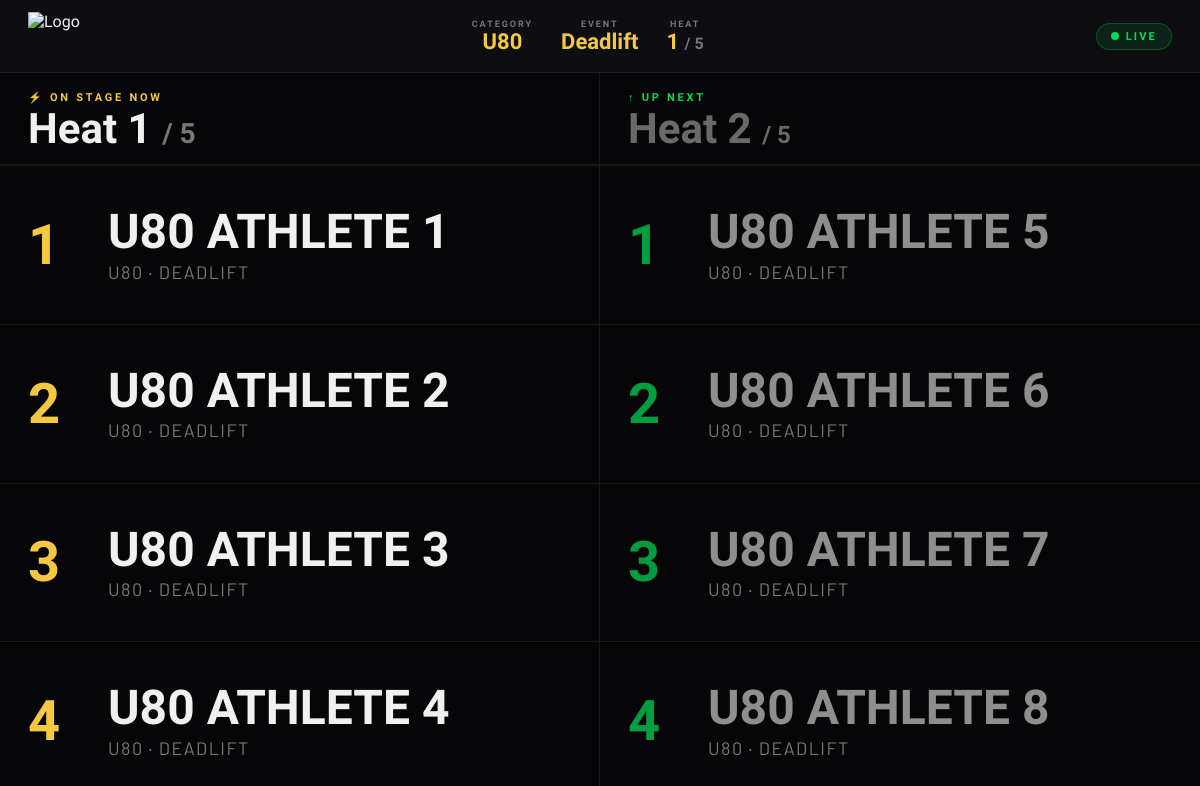
The app's page /comp/callroom with its own data.
### tables this page shows
CREATE TABLE competition_state (
            id INTEGER PRIMARY KEY,
            category TEXT,
            event INTEGER,
            heat INTEGER
        );

CREATE TABLE events (
            id INTEGER PRIMARY KEY,
            name TEXT,
            event_number INTEGER
        , event_type TEXT DEFAULT 'reps', primary_metric TEXT, secondary_metric TEXT, primary_direction TEXT DEFAULT 'higher', secondary_direction TEXT);

CREATE TABLE heats (
            id INTEGER PRIMARY KEY,
            event_id INTEGER,
            category TEXT,
            heat_number INTEGER,
            lane INTEGER,
            athlete_name TEXT
        );

### server.py (the view)
@app.route("/comp/callroom")
def comp_callroom():
    cs = get_comp_state()
    category, event, heat = cs["category"], cs["event"], cs["heat"]
    con = db()
    event_row = con.execute("SELECT name FROM events WHERE event_number=?",(event,)).fetchone()
    con.close()
    return render_template("comp_callroom.html", state=cs, current=get_heat_lanes(category,heat),
        next_heat=get_heat_lanes(category,heat+1), event_name=event_row["name"] if event_row else f"Event {event}",
        max_heat=get_max_heat(category), category_order=CATEGORY_ORDER, lane_count=get_lane_count())

### server.py (called while the page is built, shortened)
def load_state():
    try:
        with open(STATE_FILE) as f:
            return json.load(f)
    except (FileNotFoundError, json.JSONDecodeError, OSError):
        return {}

def get_comp_config():
    s = load_state()
    return s.get("competition_config", {})

def get_lane_count():
    config = get_comp_config()
    return config.get("lanes", LANES)

def _check_auth():
    password = os.environ.get("COMP_PASSWORD", "").strip()
    if not password:
        return True

@app.before_request
def _require_comp_auth():
    if request.path.startswith("/comp/") or request.path == "/comp":
        if not _check_auth():
            resp = app.response_class("Unauthorized\n", status=401, mimetype="text/plain")
            resp.headers["WWW-Authenticate"] = 'Basic realm="Competition Control"'
            return resp

def db():
    con = sqlite3.connect(DB_FILE, timeout=10)
    con.row_factory = sqlite3.Row
    con.execute("PRAGMA journal_mode=WAL")
    con.execute("PRAGMA synchronous=NORMAL")
    return con

def get_comp_state():
    con = db()
    row = con.execute("SELECT category,event,heat FROM competition_state").fetchone()
    con.close()
    if row:
        return dict(row)
    return {"category": CATEGORY_ORDER[0] if CATEGORY_ORDER else "", "event": 1, "heat": 1}

def get_heat_lanes(category, heat):
    con = db()
    rows = con.execute("SELECT lane,athlete_name FROM heats WHERE category=? AND heat_number=? ORDER BY lane", (category, heat)).fetchall()
    con.close()
    return [dict(r) for r in rows]

def get_max_heat(category):
    con = db()
    row = con.execute("SELECT MAX(heat_number) FROM heats WHERE category=?", (category,)).fetchone()
    con.close()
    return row[0] or 1

### templates/comp_callroom.html (shortened to what this page needs)
<!DOCTYPE html>
<html lang="en">
<head>
</head>
<body>
<div class="header">
  <img src="/logo.png" alt="Logo" class="header-logo">
  <div class="header-state">
    <div class="hs-item">
      <div class="hs-label">Category</div>
      <div class="hs-val">{{ state.category }}</div>
    </div>
    <div class="hs-item">
      <div class="hs-label">Event</div>
      <div class="hs-val">{{ event_name }}</div>
    </div>
    <div class="hs-item">
      <div class="hs-label">Heat</div>
      <div class="hs-val">{{ state.heat }} <span style="font-size:16px;color:var(--dim2)">/ {{ max_heat }}</span></div>
    </div>
  </div>
  <div class="live-badge">
    <div class="live-dot"></div>
    <div class="live-text">Live</div>
  </div>
</div>
<div class="main">
  <div class="panel">
    <div class="panel-header">
      <div class="panel-label now">⚡ On Stage Now</div>
      <div class="panel-heat">Heat {{ state.heat }} <span style="color:var(--dim2);font-size:28px">/ {{ max_heat }}</span></div>
    </div>
    <div class="lane-list">
      {% if current %}
        {% for lane in current %}
        <div class="lane-row">
          <div class="lane-num gold">{{ lane.lane }}</div>
          <div class="lane-info">
            <div class="lane-name">{{ lane.athlete_name }}</div>
            <div class="lane-category">{{ state.category }} · {{ event_name }}</div>
          </div>
        </div>
        {% endfor %}
      {% endif %}
    </div>
  </div>
  <div class="panel">
    <div class="panel-header">
      <div class="panel-label next">↑ Up Next</div>
      <div class="panel-heat" style="color:rgba(255,255,255,0.4)">
        {% if next_heat %}Heat {{ state.heat + 1 }} <span style="font-size:24px">/ {{ max_heat }}</span>
        {% else %}<span style="font-size:24px">Last heat</span>{% endif %}
      </div>
    </div>
    <div class="lane-list">
      {% if next_heat %}
        {% for lane in next_heat %}
        <div class="lane-row">
          <div class="lane-num green" style="opacity:0.7">{{ loop.index }}</div>
          <div class="lane-info">
            <div class="lane-name next-name">{{ lane.athlete_name }}</div>
            <div class="lane-category">{{ state.category }} · {{ event_name }}</div>
          </div>
        </div>
        {% endfor %}
      {% endif %}
    </div>
  </div>
</div>
</body>
</html>

### templates/comp_callroom.html (style rules this page uses)
* { margin:0; padding:0; box-sizing:border-box; }
:root { --bg:#060608; --surface:#0e0e12; --surface2:#14141a; --border:rgba(255,255,255,0.07); --text:#F0F0F0; --dim:#444; --dim2:#777; --gold:#F5C842; --green:#00DD55; }
html, body { background:var(--bg); color:var(--text); font-family:'Barlow Condensed',sans-serif; height:100vh; overflow:hidden; display:flex; flex-direction:column; }
.header { background:var(--surface); border-bottom:1px solid var(--border); padding:12px 28px; display:flex; align-items:center; justify-content:space-between; flex-shrink:0; }
.header-logo { height:48px; width:auto; object-fit:contain; mix-blend-mode:lighten; }
.header-state { display:flex; align-items:center; gap:28px; }
.hs-item { display:flex; flex-direction:column; align-items:center; gap:2px; }
.hs-label { font-size:9px; font-weight:700; letter-spacing:0.22em; text-transform:uppercase; color:var(--dim2); }
.hs-val { font-size:22px; font-weight:900; color:var(--gold); line-height:1; }
.live-badge { display:flex; align-items:center; gap:7px; background:rgba(0,221,85,0.1); border:1px solid rgba(0,221,85,0.25); border-radius:20px; padding:6px 14px; }
.live-dot { width:8px; height:8px; border-radius:50%; background:var(--green); animation:pulse 1.5s infinite; }
.live-text { font-size:11px; font-weight:800; letter-spacing:0.2em; text-transform:uppercase; color:var(--green); }
.main { flex:1; display:grid; grid-template-columns: 1fr 1fr; overflow:hidden; }
.panel { display:flex; flex-direction:column; border-right:1px solid var(--border); overflow:hidden; }
.panel:last-child { border-right:none; }
.panel-header { padding:18px 28px 14px; border-bottom:2px solid var(--border); flex-shrink:0; }
.panel-label { font-size:11px; font-weight:800; letter-spacing:0.25em; text-transform:uppercase; margin-bottom:4px; }
.panel-label.now { color:var(--gold); }
.panel-label.next { color:var(--green); }
.panel-heat { font-size:42px; font-weight:900; line-height:1; color:var(--text); }
.lane-list { flex:1; display:flex; flex-direction:column; overflow:hidden; }
.lane-row { flex:1; display:flex; align-items:center; gap:20px; padding:0 28px; border-bottom:1px solid var(--border); min-height:0; }
.lane-row:last-child { border-bottom:none; }
.lane-num { font-size:clamp(32px,5vw,56px); font-weight:900; line-height:1; flex-shrink:0; min-width:clamp(40px,5vw,64px); }
.lane-num.gold { color:var(--gold); }
.lane-num.green { color:var(--green); }
.lane-info { flex:1; min-width:0; }
.lane-name { font-size:clamp(28px,4vw,52px); font-weight:900; text-transform:uppercase; line-height:1.05; white-space:nowrap; overflow:hidden; text-overflow:ellipsis; }
.lane-name.next-name { color:rgba(255,255,255,0.55); }
.lane-category { font-size:clamp(13px,1.5vw,18px); color:var(--dim2); font-family:'Barlow',sans-serif; margin-top:3px; text-transform:uppercase; letter-spacing:0.08em; }

### records on screen
competition_state: category "U80", heat "1", state.heat+1 "2"
events: name "Deadlift", name "DEADLIFT"
heats: lane "1", athlete_name "U80 ATHLETE 1"
heats: lane "2", athlete_name "U80 ATHLETE 2"
heats: lane "3", athlete_name "U80 ATHLETE 3"
heats: lane "4", athlete_name "U80 ATHLETE 4"
heats: athlete_name "U80 ATHLETE 5"
heats: athlete_name "U80 ATHLETE 6"
heats: athlete_name "U80 ATHLETE 7"
heats: athlete_name "U80 ATHLETE 8"

### other values on screen
{{ max_heat }} "5"
